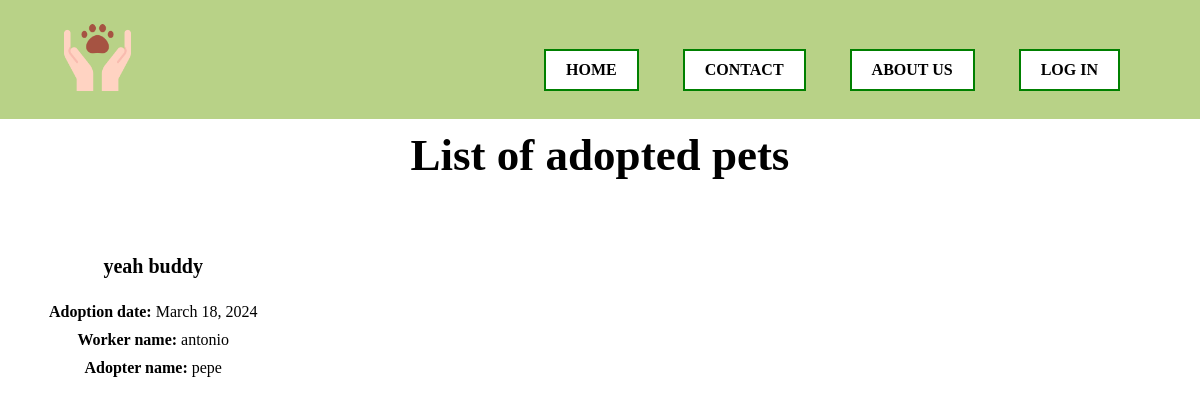
/adopt_list/, run on an earlier commit of the app's database.
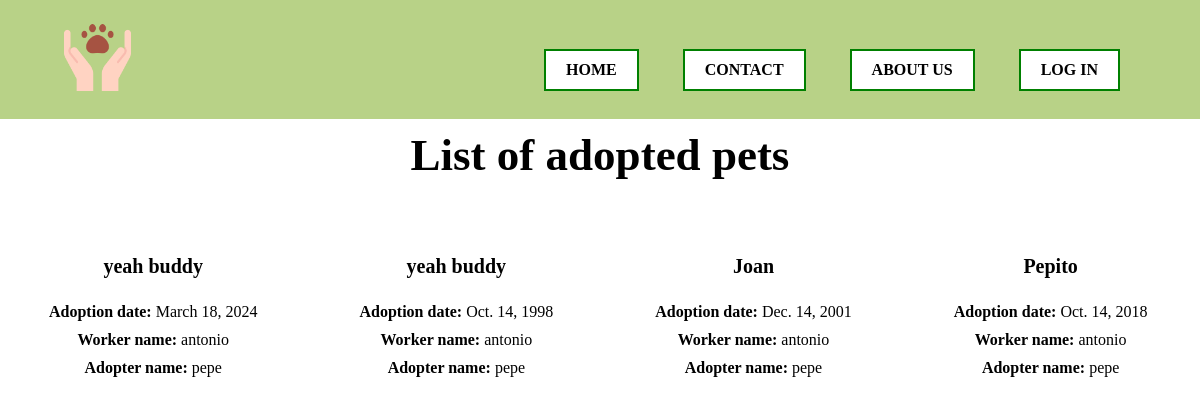
And on a later commit of the database.
### shelter/models.py (models this page shows, shortened)
class Adopt(models.Model):
    pet = models.ForeignKey(Pet, on_delete=models.CASCADE)
    customer = models.ForeignKey(Customer, on_delete=models.CASCADE)
    worker = models.ForeignKey(Worker, on_delete=models.CASCADE)
    date = models.DateField()

class Pet(models.Model):
    ILLNESS_CHOICES = [
        ('healthy', 'Healthy'),
        ('sick', 'Sick'),
        ('in_recovery', 'In recovery')
    ]
    ANIMAL_TYPE = [
        ('dog', 'Dog'),
        ('cat', 'Cat'),
        ('bird', 'Bird'),
        ('fish', 'Fish'),
        ('reptile', 'Reptile'),
        ('rodent', 'Rodent'),
        ('other', 'Other')
    ]
    name = models.CharField(max_length=100)
    animal_type = models.CharField(max_length=100, choices=ANIMAL_TYPE, default='Dog')
    age = models.IntegerField()
    weight = models.IntegerField()
    illness = models.CharField(max_length=100, choices=ILLNESS_CHOICES, default='Healthy')
    breed = models.CharField(max_length=100, default='Unknown')
    is_adopted = models.BooleanField(default=False)

class User(models.Model):
    name = models.CharField(max_length=100)
    email = models.EmailField(max_length=100)
    phone_number = models.CharField(max_length=15)
    dni = models.CharField(max_length=15, primary_key=True)
    address = models.CharField(max_length=100)

### shelter/views.py (the view)
# urls.py: path('adopt_list/', list_adopted_pets, name='list_adopted_pets'),
def list_adopted_pets(request):
    adopts = Adopt.objects.all()
    return render(request, 'list_adopted_pets.html', {'adopts': adopts})

### templates/list_adopted_pets.html
{% extends 'base.html' %}
{% block content %}
    <h1>List of adopted pets</h1>
{% for adopt in adopts %}
    <div class="adopted">
        <h3 class="pet-name">
            {{ adopt.pet.name }}
        </h3>
        <p class="pet-data">
            <b> Adoption date: </b> {{ adopt.date }}
        </p>
        <p class="pet-data">
            <b> Worker name:</b> {{ adopt.worker.name }}
        </p>
        <p class="pet-data">
            <b> Adopter name:</b> {{ adopt.customer.name }}
        </p>
    </div>
{% endfor %}
{% endblock %}

What changed in the data, as far as the page shows it:
added Adopt: pet.name "yeah buddy", date "Oct. 14, 1998", worker.name "antonio", customer.name "pepe"
added Adopt: pet.name "Joan", date "Dec. 14, 2001", worker.name "antonio", customer.name "pepe"
added Adopt: pet.name "Pepito", date "Oct. 14, 2018", worker.name "antonio", customer.name "pepe"
